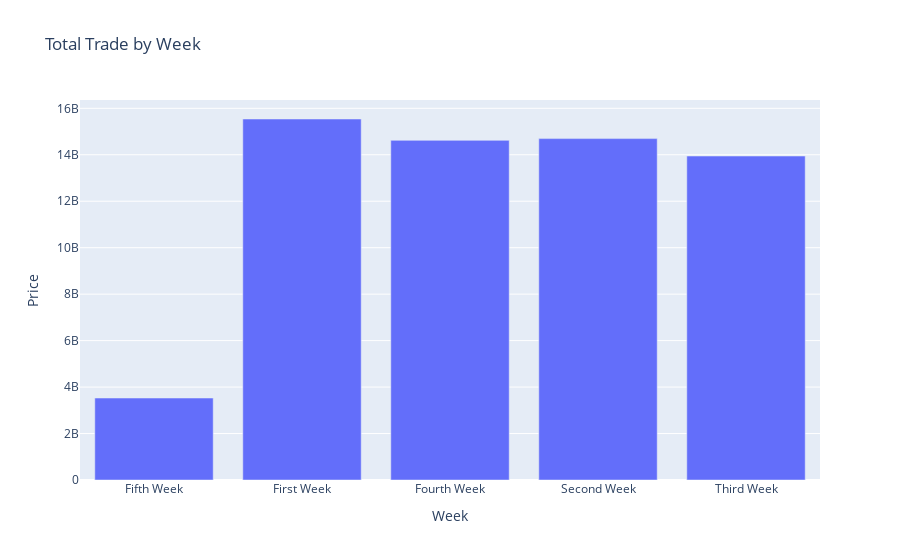

Source (notebook cell):
### Code cell
x=df.groupby('Week')['Volume'].sum()

data=go.Bar(
    x=x.index,
    y=x.values,
    name='Average')

layout=go.Layout(
title='Total Trade by Week',
xaxis=dict(title='Week'),
yaxis=dict(title='Price'),
hovermode='closest'

)
figure=go.Figure(data=data,layout=layout)
iplot(figure)

### Figure 1 — Plotly figure (JSON) as saved in the notebook; plotly's stock layout.template omitted (floating-point values rounded to 4 significant figures)
{"data": [{"name": "Average", "type": "bar", "x": ["Fifth Week", "First Week", "Fourth Week", "Second Week", "Third Week"], "y": [3528493200, 15539693600, 14620377200, 14695496800, 13945134800]}], "layout": {"hovermode": "closest", "title": {"text": "Total Trade by Week"}, "xaxis": {"title": {"text": "Week"}}, "yaxis": {"title": {"text": "Price"}}}}
